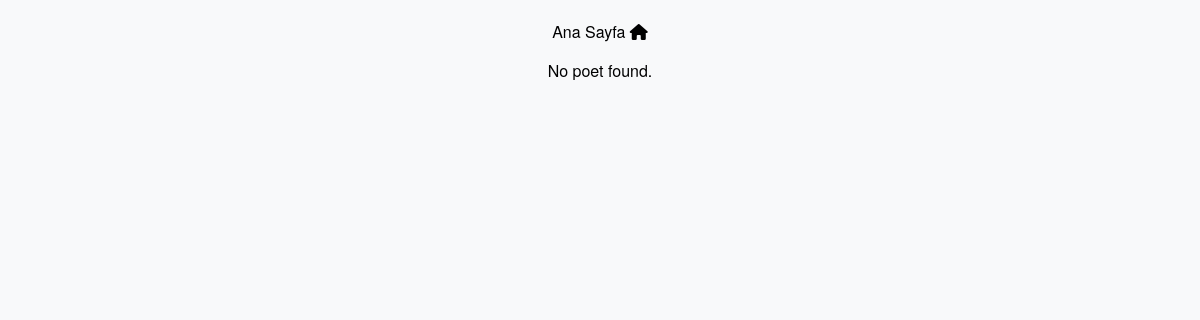
/poet/Padişaha Yazılan Şiir, run on an earlier commit of the app's database.
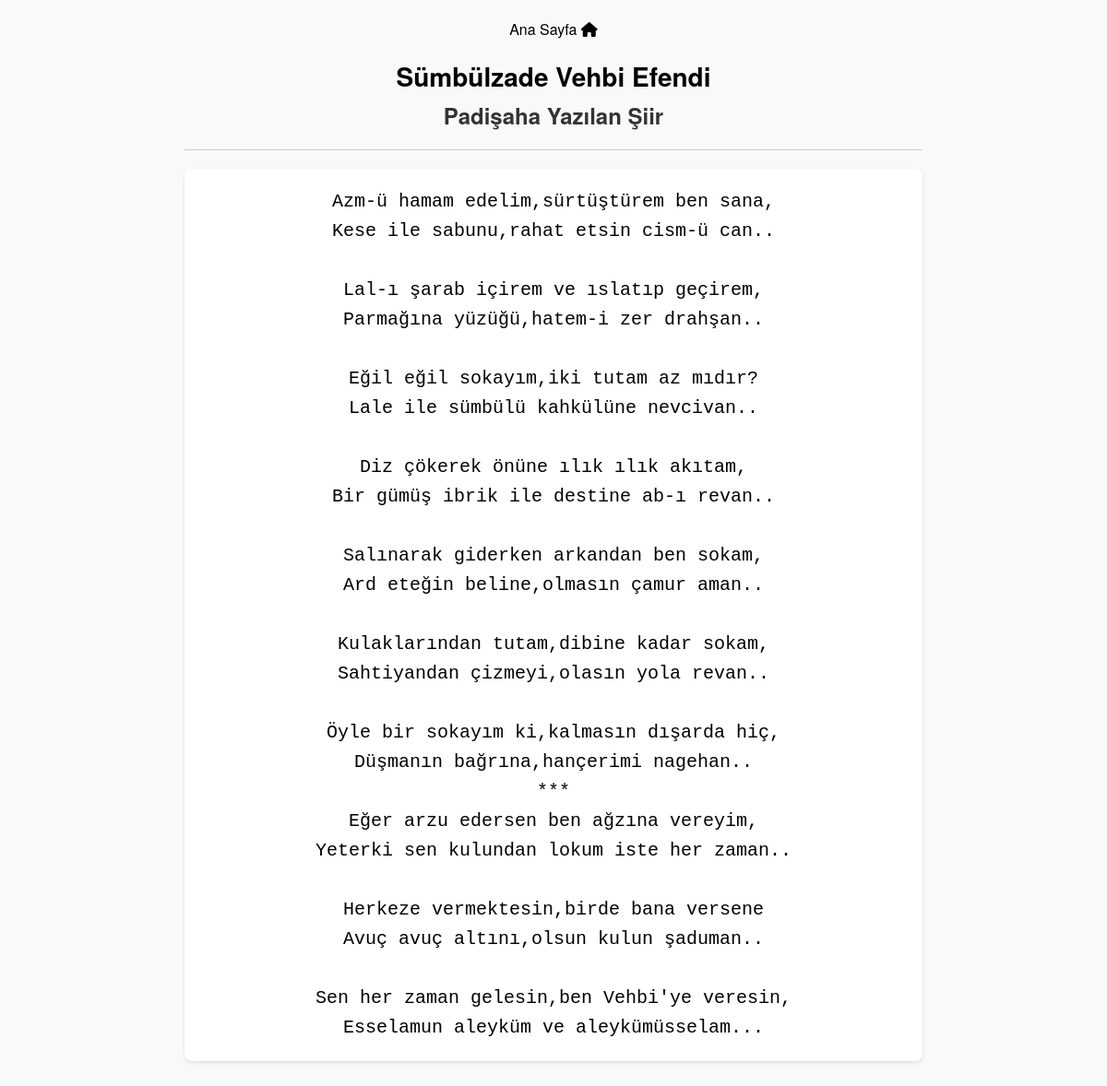
And on a later commit of the database.
### poetsShown/models.py (models this page shows, shortened)
class poets_shown(models.Model):
    poetAuthor = models.ForeignKey(poet_author,on_delete=models.CASCADE)
    poetName = models.CharField(max_length=60)
    poetContext = models.TextField(max_length=4000)

class poet_author(models.Model):
    author = models.CharField(max_length=60)
    def __str__(self):
        return self.author

### poetsShown/views.py (the view)
# urls.py: path("poet/<str:name>", views.poetShow, name='poet_show'),
def poetShow(request,name):
    poet = poets_shown.objects.filter(poetName=name)
    return render(request,'poetsShown/poets.html',{
        'poet':poet
    })

### poetsShown/templates/poetsShown/poets.html (shortened to what this page needs)
{% load static %}
<!DOCTYPE html>
<html lang="en">
<head>
    <link rel="stylesheet" href="{% static 'poetsShown/css/poets.css' %}">
</head>
<body>
    <div class="container">
        <a href="{% url 'index' %}">Ana Sayfa <i class="fa-solid fa-house"></i></a>
        {% if poet %}
            {% for p in poet %}
                <h1>{{ p.poetAuthor }}</h1>
                <h2>{{ p.poetName }}</h2>
                <hr>
                <pre class="poet-context">{{ p.poetContext }}</pre>
            {% endfor %}
        {% else %}
            <p>No poet found.</p>
        {% endif %}
    </div>
</body>
</html>

### poetsShown/static/poetsShown/css/poets.css (style rules this page uses)
body { font-family: "Helvetica Neue", Arial, sans-serif; text-align: center; margin: 0; padding: 0; background-color: #f8f9fa; }
.container { max-width: 800px; margin: 0 auto; padding: 20px; }
h1 { font-size: 28px; margin-bottom: 5px; }
h2 { font-size: 24px; margin-top: 5px; color: #333; }
.poet-context { white-space: pre-line; text-align: left; line-height: 1.6; background-color: #fff; border-radius: 8px; padding: 20px; box-shadow: 0 2px 4px rgba(0, 0, 0, 0.1); text-align: center; }
hr { border: none; border-top: 1px solid #ccc; margin: 20px 0; }
pre { font-size:20px; }
a { text-decoration: none; color: black; }

What changed in the data, as far as the page shows it:
added poets_shown: poetAuthor "Sümbülzade Vehbi Efendi", poetName "Padişaha Yazılan Şiir", poetContext "Azm-ü hamam edelim,sürtüştürem ben sana, Kese ile sabunu,rahat etsin cism-ü can.. Lal-ı şarab içirem ve ıslatıp geçirem, Parmağına yüzüğü,hatem-i zer drahşan.. Eğil eğil sokayım,iki tutam az mıdır? Lale ile sümbülü kahkülüne nevcivan.. Diz çökerek önüne ılık ılık akıtam, Bir gümüş ibrik ile destine ab-ı revan.. Salınarak giderken arkandan ben sokam, Ard eteğin beline,olmasın çamur aman.. Kulaklarından tutam,dibine kadar sokam, Sahtiyandan çizmeyi,olasın yola revan.. Öyle bir sokayım ki,kalmasın dışarda hiç, Düşmanın bağrına,hançerimi nagehan.. *** Eğer arzu edersen ben ağzına vereyim, Yeterki sen kulundan lokum iste her zaman.. Herkeze vermektesin,birde bana versene Avuç avuç altını,olsun…"
Also different on the page:
text no longer shown: "No poet found."
